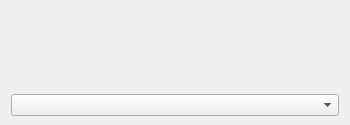
<?xml version="1.0" encoding="UTF-8"?>
<ui version="4.0">
 <class>TransportControlWidget</class>
 <widget class="QWidget" name="TransportControlWidget">
  <property name="geometry">
   <rect>
    <x>0</x>
    <y>0</y>
    <width>350</width>
    <height>125</height>
   </rect>
  </property>
  <property name="sizePolicy">
   <sizepolicy hsizetype="MinimumExpanding" vsizetype="MinimumExpanding">
    <horstretch>0</horstretch>
    <verstretch>0</verstretch>
   </sizepolicy>
  </property>
  <property name="minimumSize">
   <size>
    <width>350</width>
    <height>125</height>
   </size>
  </property>
  <property name="maximumSize">
   <size>
    <width>350</width>
    <height>125</height>
   </size>
  </property>
  <property name="windowTitle">
   <string>TransportControl</string>
  </property>
  <layout class="QVBoxLayout" name="verticalLayout">
   <property name="spacing">
    <number>15</number>
   </property>
   <property name="bottomMargin">
    <number>0</number>
   </property>
   <item>
    <layout class="QHBoxLayout" name="button_layout">
     <property name="spacing">
      <number>30</number>
     </property>
     <item>
      <spacer name="horizontal_spacer_left">
       <property name="orientation">
        <enum>Qt::Horizontal</enum>
       </property>
       <property name="sizeType">
        <enum>QSizePolicy::MinimumExpanding</enum>
       </property>
       <property name="sizeHint" stdset="0">
        <size>
         <width>0</width>
         <height>0</height>
        </size>
       </property>
      </spacer>
     </item>
     <item alignment="Qt::AlignHCenter">
      <widget class="QPushButton" name="play_button">
       <property name="sizePolicy">
        <sizepolicy hsizetype="Preferred" vsizetype="Preferred">
         <horstretch>0</horstretch>
         <verstretch>0</verstretch>
        </sizepolicy>
       </property>
       <property name="maximumSize">
        <size>
         <width>16777215</width>
         <height>16777215</height>
        </size>
       </property>
       <property name="text">
        <string/>
       </property>
       <property name="icon">
        <iconset resource="../assets/icons.qrc">
         <normaloff>:/transport_control/play_button.png</normaloff>:/transport_control/play_button.png</iconset>
       </property>
       <property name="iconSize">
        <size>
         <width>40</width>
         <height>40</height>
        </size>
       </property>
       <property name="flat">
        <bool>true</bool>
       </property>
      </widget>
     </item>
     <item alignment="Qt::AlignHCenter">
      <widget class="QPushButton" name="pause_button">
       <property name="sizePolicy">
        <sizepolicy hsizetype="Preferred" vsizetype="Preferred">
         <horstretch>0</horstretch>
         <verstretch>0</verstretch>
        </sizepolicy>
       </property>
       <property name="maximumSize">
        <size>
         <width>16777215</width>
         <height>16777215</height>
        </size>
       </property>
       <property name="text">
        <string/>
       </property>
       <property name="icon">
        <iconset resource="../assets/icons.qrc">
         <normaloff>:/transport_control/pause_button.png</normaloff>:/transport_control/pause_button.png</iconset>
       </property>
       <property name="iconSize">
        <size>
         <width>40</width>
         <height>40</height>
        </size>
       </property>
       <property name="flat">
        <bool>true</bool>
       </property>
      </widget>
     </item>
     <item alignment="Qt::AlignHCenter">
      <widget class="QPushButton" name="stop_button">
       <property name="sizePolicy">
        <sizepolicy hsizetype="Preferred" vsizetype="Preferred">
         <horstretch>0</horstretch>
         <verstretch>0</verstretch>
        </sizepolicy>
       </property>
       <property name="minimumSize">
        <size>
         <width>0</width>
         <height>0</height>
        </size>
       </property>
       <property name="maximumSize">
        <size>
         <width>50</width>
         <height>50</height>
        </size>
       </property>
       <property name="text">
        <string/>
       </property>
       <property name="icon">
        <iconset resource="../assets/icons.qrc">
         <normaloff>:/transport_control/stop_button.png</normaloff>:/transport_control/stop_button.png</iconset>
       </property>
       <property name="iconSize">
        <size>
         <width>40</width>
         <height>40</height>
        </size>
       </property>
       <property name="flat">
        <bool>true</bool>
       </property>
      </widget>
     </item>
     <item>
      <widget class="QPushButton" name="loop_button">
       <property name="sizePolicy">
        <sizepolicy hsizetype="Preferred" vsizetype="Preferred">
         <horstretch>0</horstretch>
         <verstretch>0</verstretch>
        </sizepolicy>
       </property>
       <property name="minimumSize">
        <size>
         <width>0</width>
         <height>0</height>
        </size>
       </property>
       <property name="maximumSize">
        <size>
         <width>50</width>
         <height>50</height>
        </size>
       </property>
       <property name="styleSheet">
        <string notr="true">QPushButton:checked {
    background-color: yellow;
}
QPushButton {
    background-color: transparent;
}
</string>
       </property>
       <property name="text">
        <string/>
       </property>
       <property name="icon">
        <iconset resource="../assets/icons.qrc">
         <normaloff>:/transport_control/loop_arrows.png</normaloff>:/transport_control/loop_arrows.png</iconset>
       </property>
       <property name="iconSize">
        <size>
         <width>40</width>
         <height>40</height>
        </size>
       </property>
       <property name="checkable">
        <bool>true</bool>
       </property>
       <property name="flat">
        <bool>true</bool>
       </property>
      </widget>
     </item>
     <item>
      <spacer name="horizontal_spacer_right">
       <property name="orientation">
        <enum>Qt::Horizontal</enum>
       </property>
       <property name="sizeType">
        <enum>QSizePolicy::MinimumExpanding</enum>
       </property>
       <property name="sizeHint" stdset="0">
        <size>
         <width>0</width>
         <height>0</height>
        </size>
       </property>
      </spacer>
     </item>
    </layout>
   </item>
   <item>
    <widget class="QComboBox" name="audio_file_combobox">
     <property name="currentText">
      <string/>
     </property>
     <property name="placeholderText">
      <string>Select Audio File...</string>
     </property>
    </widget>
   </item>
  </layout>
 </widget>
 <resources>
  <include location="../assets/icons.qrc"/>
 </resources>
 <connections>
  <connection>
   <sender>play_button</sender>
   <signal>pressed()</signal>
   <receiver>TransportControlWidget</receiver>
   <slot>play_button_pressed()</slot>
   <hints>
    <hint type="sourcelabel">
     <x>62</x>
     <y>48</y>
    </hint>
    <hint type="destinationlabel">
     <x>174</x>
     <y>62</y>
    </hint>
   </hints>
  </connection>
  <connection>
   <sender>stop_button</sender>
   <signal>pressed()</signal>
   <receiver>TransportControlWidget</receiver>
   <slot>stop_button_pressed()</slot>
   <hints>
    <hint type="sourcelabel">
     <x>212</x>
     <y>47</y>
    </hint>
    <hint type="destinationlabel">
     <x>174</x>
     <y>62</y>
    </hint>
   </hints>
  </connection>
  <connection>
   <sender>loop_button</sender>
   <signal>toggled(bool)</signal>
   <receiver>TransportControlWidget</receiver>
   <slot>loop_button_toggled(bool)</slot>
   <hints>
    <hint type="sourcelabel">
     <x>287</x>
     <y>47</y>
    </hint>
    <hint type="destinationlabel">
     <x>174</x>
     <y>62</y>
    </hint>
   </hints>
  </connection>
  <connection>
   <sender>pause_button</sender>
   <signal>pressed()</signal>
   <receiver>TransportControlWidget</receiver>
   <slot>pause_button_pressed()</slot>
   <hints>
    <hint type="sourcelabel">
     <x>137</x>
     <y>48</y>
    </hint>
    <hint type="destinationlabel">
     <x>174</x>
     <y>62</y>
    </hint>
   </hints>
  </connection>
  <connection>
   <sender>audio_file_combobox</sender>
   <signal>currentTextChanged(QString)</signal>
   <receiver>TransportControlWidget</receiver>
   <slot>audio_file_changed(QString)</slot>
   <hints>
    <hint type="sourcelabel">
     <x>174</x>
     <y>113</y>
    </hint>
    <hint type="destinationlabel">
     <x>174</x>
     <y>62</y>
    </hint>
   </hints>
  </connection>
 </connections>
 <slots>
  <slot>play_button_pressed()</slot>
  <slot>pause_button_pressed()</slot>
  <slot>stop_button_pressed()</slot>
  <slot>loop_button_toggled(bool)</slot>
  <slot>audio_file_changed(QString)</slot>
 </slots>
</ui>
